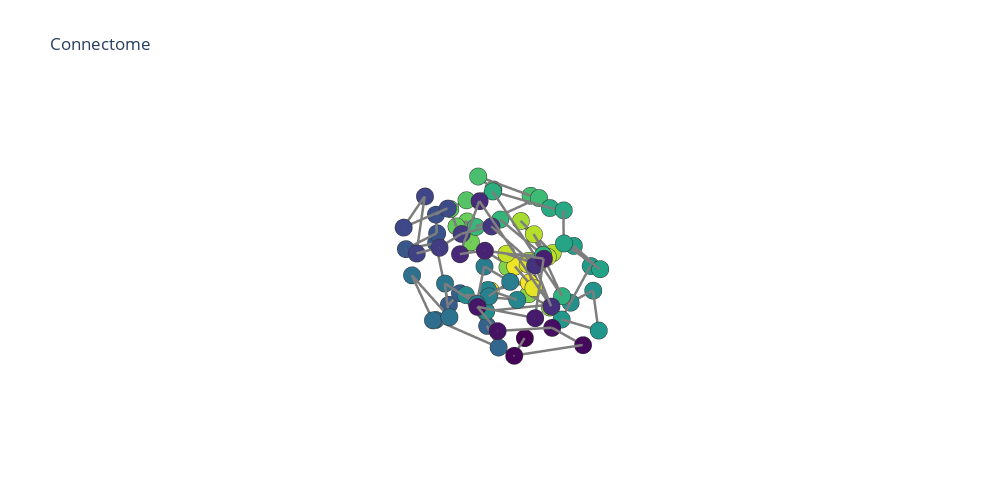

Notebook code cell kept with this figure:
### Code cell
import plotly as py
data=[trace1, trace2]
fig=go.Figure(data=data, layout=layout)
fig.show()

### Figure 1 — Plotly figure (JSON) as saved in the notebook; plotly's stock layout.template omitted (floating-point values rounded to 4 significant figures)
{"data": [{"hoverinfo": "none", "line": {"color": "rgb(125,125,125)", "width": 5}, "mode": "lines", "type": "scatter3d", "x": [25.01, 43.79, 9.596, 5.799, 48.4, 48.19, 33.75, 10.98, 37.09, 43.14, 7.869, 6.377, 5.578, 5.761, 7.733, 47.91, 55.7, 25.56, 44.92, 9.752, 6.562, 7.694, 33.85, -1, 34.32, 25.04, 23.99, 30.97, 51.18, 58.72, 55.88, 54.11, 45.48, 37.46, 11.58, 14.02, 26.46, 21.44, 9.618, 26.54, 23.59, -24.08, -43.18, -6.732, -4.81, -47.45, -47.12, -32.96, -9.884, -35.49, -42.58, -6.47, -5.483, -4.827, -4.974, -6.78, -47.1, -55.42, -24.52, -43.52, -8.792, -7.006, -9.405, -31.03, -15.11, -33.9, -25.13, -24.59, -28.24, -51.03, -57.7, -53.88, -52.75, -44.51, -36.64, -11.31, -13.07, -25.54, -20.29, -8.141, -25.5, -22.72, -6.078], "y": [33.46, 41.47, 67.34, 40.74, 31.86, 14.45, 47.6, 33.19, 10.22, -5.411, -25.75, 38.78, 22.59, -16.96, -47.36, -19.14, -33.66, -62.7, -64.24, -59.09, -79.69, -79.18, -86.47, -95.33, -34.94, -32.24, -3.983, 15.02, -29.02, -20.46, -43.82, -7.42, -20.83, 1.417, -18.75, 9.059, 1.369, -5.035, 11.92, -23.52, -5.094, 33.89, 39.95, 67.75, 40.48, 32.22, 15.82, 47.51, 31.96, 11.53, -5.498, -27.93, 38.09, 20.28, -19.27, -47.58, -19.94, -35.35, -62.88, -66.02, -59.49, -78.46, -75.12, -87.28, -64.44, -35.86, -30.98, -6.357, 13.25, -30.23, -19.01, -43.5, -6.69, -20.81, 0.5929, -19.06, 9.085, 0.6731, -5.293, 11.42, -22.66, -5.12, -31.5], "z": [-16.65, -11.85, -8.942, -15.72, 5.604, 13.45, 16.78, 39.72, 46.99, 39.88, 55.5, 2.541, 26.67, 38.98, 20.76, 40.38, 32.8, 52.29, 34.7, 38.39, 24.16, 7.625, 1.078, -13.33, -24.98, -17.45, -32.6, -35.35, -25.08, -14.46, 9.959, -5.824, 9.927, 0.7318, 7.515, 10.53, 0.6181, -0.3633, -6.36, -13.07, -19.09, -16.32, -12.63, -7.798, -15.43, 3.797, 14.01, 16.52, 40.46, 46.37, 39.25, 56.96, 3.733, 28.45, 39.15, 20.75, 40.7, 34.48, 51.89, 33.8, 38.41, 24.54, 8.742, -0.106, -4.643, -24.99, -18.73, -32.68, -36.92, -24.64, -15.64, 8.758, -5.974, 9.401, 1.74, 7.391, 10.97, 0.9464, -0.0973, -6.321, -13.69, -18.84, -32.85]}, {"hoverinfo": "text", "marker": {"color": [1, 2, 3, 4, 5, 6, 7, 8, 9, 10, 11, 12, 13, 14, 15, 16, 17, 18, 19, 20, 21, 22, 23, 24, 25, 26, 27, 28, 29, 30, 31, 32, 33, 34, 35, 36, 37, 38, 39, 40, 41, 42, 43, 44, 45, 46, 47, 48, 49, 50, 51, 52, 53, 54, 55, 56, 57, 58, 59, 60, 61, 62, 63, 64, 65, 66, 67, 68, 69, 70, 71, 72, 73, 74, 75, 76, 77, 78, 79, 80, 81, 82, 83], "colorscale": [[0, "#440154"], [0.1111, "#482878"], [0.2222, "#3e4989"], [0.3333, "#31688e"], [0.4444, "#26828e"], [0.5556, "#1f9e89"], [0.6667, "#35b779"], [0.7778, "#6ece58"], [0.8889, "#b5de2b"], [1, "#fde725"]], "line": {"color": "rgb(50,50,50)", "width": 0.5}, "size": 6, "symbol": "circle"}, "mode": "markers", "name": "actors", "text": ["rh.lateralorbitofrontal", "rh.parsorbitalis", "rh.frontalpole", "rh.medialorbitofrontal", "rh.parstriangularis", "rh.parsopercularis", "rh.rostralmiddlefrontal", "rh.superiorfrontal", "rh.caudalmiddlefrontal", "rh.precentral", "rh.paracentral", "rh.rostralanteriorcingulate", "rh.caudalanteriorcingulate", "rh.posteriorcingulate", "rh.isthmuscingulate", "rh.postcentral", "rh.supramarginal", "rh.superiorparietal", "rh.inferiorparietal", "rh.precuneus", "rh.cuneus", "rh.pericalcarine", "rh.lateraloccipital", "rh.lingual", "rh.fusiform", "rh.parahippocampal", "rh.entorhinal", "rh.temporalpole", "rh.inferiortemporal", "rh.middletemporal", "rh.bankssts", "rh.superiortemporal", "rh.transversetemporal", "rh.insula", "Right-Thalamus-Proper", "Right-Caudate", "Right-Putamen", "Right-Pallidum", "Right-Accumbens-area", "Right-Hippocampus", "Right-Amygdala", "lh.lateralorbitofrontal", "lh.parsorbitalis", "lh.frontalpole", "lh.medialorbitofrontal", "lh.parstriangularis", "lh.parsopercularis", "lh.rostralmiddlefrontal", "lh.superiorfrontal", "lh.caudalmiddlefrontal", "lh.precentral", "lh.paracentral", "lh.rostralanteriorcingulate", "lh.caudalanteriorcingulate", "lh.posteriorcingulate", "lh.isthmuscingulate", "lh.postcentral", "lh.supramarginal", "lh.superiorparietal", "lh.inferiorparietal", "lh.precuneus", "lh.cuneus", "lh.pericalcarine", "lh.lateraloccipital", "lh.lingual", "lh.fusiform", "lh.parahippocampal", "lh.entorhinal", "lh.temporalpole", "lh.inferiortemporal", "lh.middletemporal", "lh.bankssts", "lh.superiortemporal", "lh.transversetemporal", "lh.insula", "Left-Thalamus-Proper", "Left-Caudate", "Left-Putamen", "Left-Pallidum", "Left-Accumbens-area", "Left-Hippocampus", "Left-Amygdala", "Brain-Stem"], "type": "scatter3d", "x": [25.01, 43.79, 9.596, 5.799, 48.4, 48.19, 33.75, 10.98, 37.09, 43.14, 7.869, 6.377, 5.578, 5.761, 7.733, 47.91, 55.7, 25.56, 44.92, 9.752, 6.562, 7.694, 33.85, -1, 34.32, 25.04, 23.99, 30.97, 51.18, 58.72, 55.88, 54.11, 45.48, 37.46, 11.58, 14.02, 26.46, 21.44, 9.618, 26.54, 23.59, -24.08, -43.18, -6.732, -4.81, -47.45, -47.12, -32.96, -9.884, -35.49, -42.58, -6.47, -5.483, -4.827, -4.974, -6.78, -47.1, -55.42, -24.52, -43.52, -8.792, -7.006, -9.405, -31.03, -15.11, -33.9, -25.13, -24.59, -28.24, -51.03, -57.7, -53.88, -52.75, -44.51, -36.64, -11.31, -13.07, -25.54, -20.29, -8.141, -25.5, -22.72, -6.078], "y": [33.46, 41.47, 67.34, 40.74, 31.86, 14.45, 47.6, 33.19, 10.22, -5.411, -25.75, 38.78, 22.59, -16.96, -47.36, -19.14, -33.66, -62.7, -64.24, -59.09, -79.69, -79.18, -86.47, -95.33, -34.94, -32.24, -3.983, 15.02, -29.02, -20.46, -43.82, -7.42, -20.83, 1.417, -18.75, 9.059, 1.369, -5.035, 11.92, -23.52, -5.094, 33.89, 39.95, 67.75, 40.48, 32.22, 15.82, 47.51, 31.96, 11.53, -5.498, -27.93, 38.09, 20.28, -19.27, -47.58, -19.94, -35.35, -62.88, -66.02, -59.49, -78.46, -75.12, -87.28, -64.44, -35.86, -30.98, -6.357, 13.25, -30.23, -19.01, -43.5, -6.69, -20.81, 0.5929, -19.06, 9.085, 0.6731, -5.293, 11.42, -22.66, -5.12, -31.5], "z": [-16.65, -11.85, -8.942, -15.72, 5.604, 13.45, 16.78, 39.72, 46.99, 39.88, 55.5, 2.541, 26.67, 38.98, 20.76, 40.38, 32.8, 52.29, 34.7, 38.39, 24.16, 7.625, 1.078, -13.33, -24.98, -17.45, -32.6, -35.35, -25.08, -14.46, 9.959, -5.824, 9.927, 0.7318, 7.515, 10.53, 0.6181, -0.3633, -6.36, -13.07, -19.09, -16.32, -12.63, -7.798, -15.43, 3.797, 14.01, 16.52, 40.46, 46.37, 39.25, 56.96, 3.733, 28.45, 39.15, 20.75, 40.7, 34.48, 51.89, 33.8, 38.41, 24.54, 8.742, -0.106, -4.643, -24.99, -18.73, -32.68, -36.92, -24.64, -15.64, 8.758, -5.974, 9.401, 1.74, 7.391, 10.97, 0.9464, -0.0973, -6.321, -13.69, -18.84, -32.85]}], "layout": {"height": 500, "hovermode": "closest", "margin": {"t": 100}, "scene": {"xaxis": {"showbackground": false, "showgrid": false, "showline": false, "showticklabels": false, "title": {"text": ""}, "zeroline": false}, "yaxis": {"showbackground": false, "showgrid": false, "showline": false, "showticklabels": false, "title": {"text": ""}, "zeroline": false}, "zaxis": {"showbackground": false, "showgrid": false, "showline": false, "showticklabels": false, "title": {"text": ""}, "zeroline": false}}, "showlegend": false, "title": {"text": "Connectome"}, "width": 1000}}
